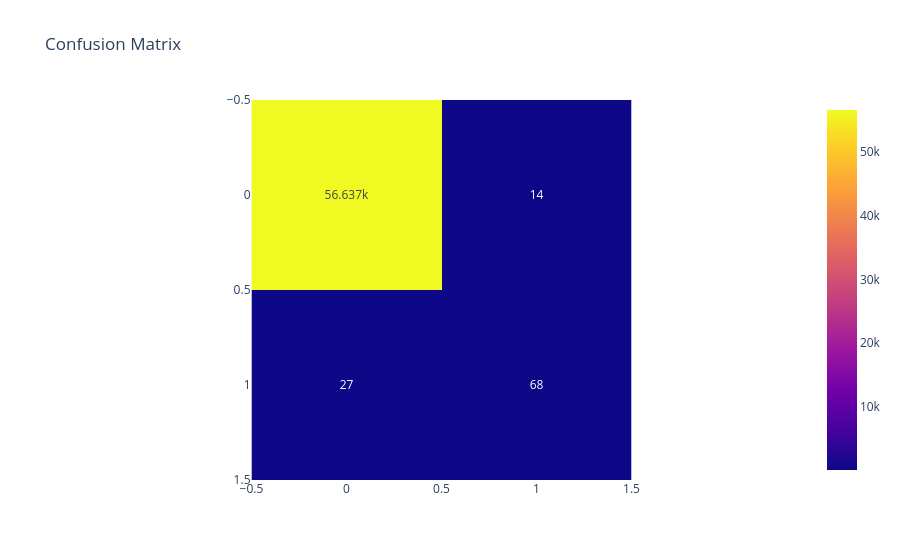

The cell this chart's notebook holds for it:
### Code cell
fig = px.imshow(
    confusion_matrix(y_test,y_pred),
    text_auto=True,
    title="Confusion Matrix"
)
fig.show()

### Figure 1 — Plotly figure (JSON) as saved in the notebook; plotly's stock layout.template omitted (floating-point values rounded to 4 significant figures)
{"data": [{"coloraxis": "coloraxis", "hovertemplate": "x: %{x}<br>y: %{y}<br>color: %{z}<extra></extra>", "name": "0", "texttemplate": "%{z}", "type": "heatmap", "xaxis": "x", "yaxis": "y", "z": [[56637, 14], [27, 68]]}], "layout": {"coloraxis": {"colorscale": [[0, "#0d0887"], [0.1111, "#46039f"], [0.2222, "#7201a8"], [0.3333, "#9c179e"], [0.4444, "#bd3786"], [0.5556, "#d8576b"], [0.6667, "#ed7953"], [0.7778, "#fb9f3a"], [0.8889, "#fdca26"], [1, "#f0f921"]]}, "title": {"text": "Confusion Matrix"}, "xaxis": {"anchor": "y", "constrain": "domain", "domain": [0, 1], "scaleanchor": "y"}, "yaxis": {"anchor": "x", "autorange": "reversed", "constrain": "domain", "domain": [0, 1]}}}
